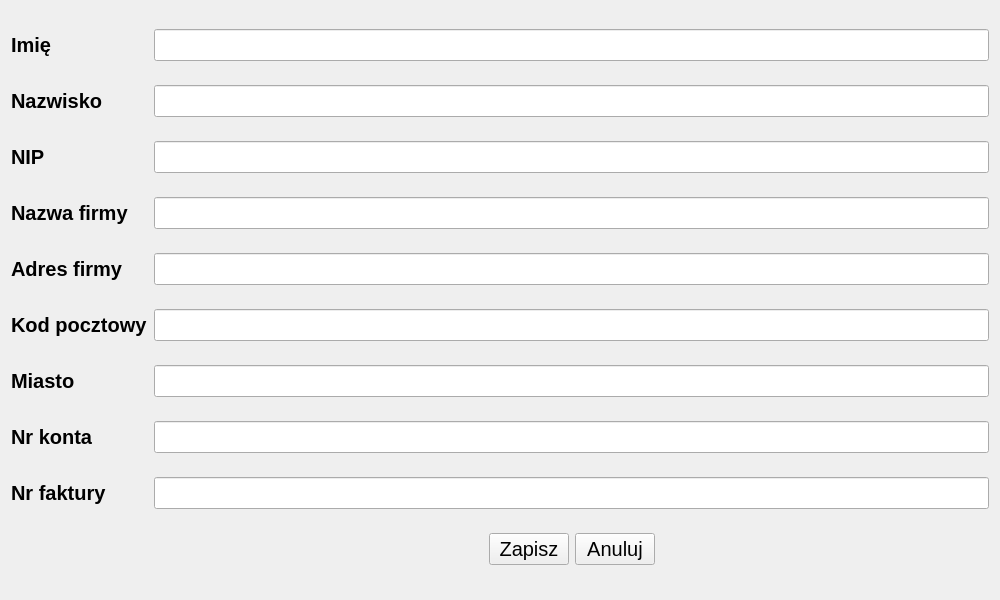
<?xml version="1.0" encoding="UTF-8"?>
<ui version="4.0">
 <class>SettingsWindow</class>
 <widget class="QWidget" name="SettingsWindow">
  <property name="geometry">
   <rect>
    <x>0</x>
    <y>0</y>
    <width>1000</width>
    <height>600</height>
   </rect>
  </property>
  <property name="windowTitle">
   <string>Form</string>
  </property>
  <layout class="QGridLayout" name="gridLayout">
   <item row="0" column="0">
    <widget class="QLabel" name="label_9">
     <property name="font">
      <font>
       <pointsize>15</pointsize>
       <weight>75</weight>
       <bold>true</bold>
      </font>
     </property>
     <property name="layoutDirection">
      <enum>Qt::LeftToRight</enum>
     </property>
     <property name="text">
      <string>Imię</string>
     </property>
    </widget>
   </item>
   <item row="0" column="1">
    <widget class="QLineEdit" name="lineEdit_7">
     <property name="sizePolicy">
      <sizepolicy hsizetype="Preferred" vsizetype="Fixed">
       <horstretch>0</horstretch>
       <verstretch>0</verstretch>
      </sizepolicy>
     </property>
     <property name="font">
      <font>
       <pointsize>15</pointsize>
      </font>
     </property>
    </widget>
   </item>
   <item row="1" column="0">
    <widget class="QLabel" name="label">
     <property name="font">
      <font>
       <pointsize>15</pointsize>
       <weight>75</weight>
       <bold>true</bold>
      </font>
     </property>
     <property name="layoutDirection">
      <enum>Qt::LeftToRight</enum>
     </property>
     <property name="text">
      <string>Nazwisko</string>
     </property>
    </widget>
   </item>
   <item row="1" column="1">
    <widget class="QLineEdit" name="lineEdit_9">
     <property name="sizePolicy">
      <sizepolicy hsizetype="Preferred" vsizetype="Fixed">
       <horstretch>0</horstretch>
       <verstretch>0</verstretch>
      </sizepolicy>
     </property>
     <property name="font">
      <font>
       <pointsize>15</pointsize>
      </font>
     </property>
    </widget>
   </item>
   <item row="2" column="0">
    <widget class="QLabel" name="label_7">
     <property name="font">
      <font>
       <pointsize>15</pointsize>
       <weight>75</weight>
       <bold>true</bold>
      </font>
     </property>
     <property name="layoutDirection">
      <enum>Qt::LeftToRight</enum>
     </property>
     <property name="text">
      <string>NIP</string>
     </property>
    </widget>
   </item>
   <item row="2" column="1">
    <widget class="QLineEdit" name="lineEdit_8">
     <property name="sizePolicy">
      <sizepolicy hsizetype="Preferred" vsizetype="Fixed">
       <horstretch>0</horstretch>
       <verstretch>0</verstretch>
      </sizepolicy>
     </property>
     <property name="font">
      <font>
       <pointsize>15</pointsize>
      </font>
     </property>
    </widget>
   </item>
   <item row="3" column="0">
    <widget class="QLabel" name="label_8">
     <property name="font">
      <font>
       <pointsize>15</pointsize>
       <weight>75</weight>
       <bold>true</bold>
      </font>
     </property>
     <property name="layoutDirection">
      <enum>Qt::LeftToRight</enum>
     </property>
     <property name="text">
      <string>Nazwa firmy</string>
     </property>
    </widget>
   </item>
   <item row="3" column="1">
    <widget class="QLineEdit" name="lineEdit">
     <property name="sizePolicy">
      <sizepolicy hsizetype="Preferred" vsizetype="Fixed">
       <horstretch>0</horstretch>
       <verstretch>0</verstretch>
      </sizepolicy>
     </property>
     <property name="font">
      <font>
       <pointsize>15</pointsize>
      </font>
     </property>
    </widget>
   </item>
   <item row="4" column="0">
    <widget class="QLabel" name="label_2">
     <property name="font">
      <font>
       <pointsize>15</pointsize>
       <weight>75</weight>
       <bold>true</bold>
      </font>
     </property>
     <property name="layoutDirection">
      <enum>Qt::LeftToRight</enum>
     </property>
     <property name="text">
      <string>Adres firmy</string>
     </property>
    </widget>
   </item>
   <item row="4" column="1">
    <widget class="QLineEdit" name="lineEdit_2">
     <property name="sizePolicy">
      <sizepolicy hsizetype="Preferred" vsizetype="Fixed">
       <horstretch>0</horstretch>
       <verstretch>0</verstretch>
      </sizepolicy>
     </property>
     <property name="font">
      <font>
       <pointsize>15</pointsize>
      </font>
     </property>
    </widget>
   </item>
   <item row="5" column="0">
    <widget class="QLabel" name="label_4">
     <property name="font">
      <font>
       <pointsize>15</pointsize>
       <weight>75</weight>
       <bold>true</bold>
      </font>
     </property>
     <property name="layoutDirection">
      <enum>Qt::LeftToRight</enum>
     </property>
     <property name="text">
      <string>Kod pocztowy</string>
     </property>
    </widget>
   </item>
   <item row="5" column="1">
    <widget class="QLineEdit" name="lineEdit_4">
     <property name="sizePolicy">
      <sizepolicy hsizetype="Preferred" vsizetype="Fixed">
       <horstretch>0</horstretch>
       <verstretch>0</verstretch>
      </sizepolicy>
     </property>
     <property name="font">
      <font>
       <pointsize>15</pointsize>
      </font>
     </property>
    </widget>
   </item>
   <item row="6" column="0">
    <widget class="QLabel" name="label_3">
     <property name="font">
      <font>
       <pointsize>15</pointsize>
       <weight>75</weight>
       <bold>true</bold>
      </font>
     </property>
     <property name="layoutDirection">
      <enum>Qt::LeftToRight</enum>
     </property>
     <property name="text">
      <string>Miasto</string>
     </property>
    </widget>
   </item>
   <item row="6" column="1">
    <widget class="QLineEdit" name="lineEdit_3">
     <property name="sizePolicy">
      <sizepolicy hsizetype="Preferred" vsizetype="Fixed">
       <horstretch>0</horstretch>
       <verstretch>0</verstretch>
      </sizepolicy>
     </property>
     <property name="font">
      <font>
       <pointsize>15</pointsize>
      </font>
     </property>
    </widget>
   </item>
   <item row="7" column="0">
    <widget class="QLabel" name="label_6">
     <property name="font">
      <font>
       <pointsize>15</pointsize>
       <weight>75</weight>
       <bold>true</bold>
      </font>
     </property>
     <property name="layoutDirection">
      <enum>Qt::LeftToRight</enum>
     </property>
     <property name="text">
      <string>Nr konta</string>
     </property>
    </widget>
   </item>
   <item row="7" column="1">
    <widget class="QLineEdit" name="lineEdit_6">
     <property name="sizePolicy">
      <sizepolicy hsizetype="Preferred" vsizetype="Fixed">
       <horstretch>0</horstretch>
       <verstretch>0</verstretch>
      </sizepolicy>
     </property>
     <property name="font">
      <font>
       <pointsize>15</pointsize>
      </font>
     </property>
    </widget>
   </item>
   <item row="8" column="0">
    <widget class="QLabel" name="label_5">
     <property name="font">
      <font>
       <pointsize>15</pointsize>
       <weight>75</weight>
       <bold>true</bold>
      </font>
     </property>
     <property name="layoutDirection">
      <enum>Qt::LeftToRight</enum>
     </property>
     <property name="text">
      <string>Nr faktury</string>
     </property>
    </widget>
   </item>
   <item row="8" column="1">
    <widget class="QLineEdit" name="lineEdit_5">
     <property name="sizePolicy">
      <sizepolicy hsizetype="Preferred" vsizetype="Fixed">
       <horstretch>0</horstretch>
       <verstretch>0</verstretch>
      </sizepolicy>
     </property>
     <property name="font">
      <font>
       <pointsize>15</pointsize>
      </font>
     </property>
    </widget>
   </item>
   <item row="9" column="1">
    <layout class="QHBoxLayout" name="horizontalLayout">
     <item>
      <spacer name="horizontalSpacer">
       <property name="orientation">
        <enum>Qt::Horizontal</enum>
       </property>
       <property name="sizeHint" stdset="0">
        <size>
         <width>40</width>
         <height>20</height>
        </size>
       </property>
      </spacer>
     </item>
     <item>
      <widget class="QPushButton" name="pushButton_2">
       <property name="sizePolicy">
        <sizepolicy hsizetype="Preferred" vsizetype="Fixed">
         <horstretch>0</horstretch>
         <verstretch>0</verstretch>
        </sizepolicy>
       </property>
       <property name="font">
        <font>
         <pointsize>15</pointsize>
        </font>
       </property>
       <property name="text">
        <string>Zapisz</string>
       </property>
       <property name="icon">
        <iconset>
         <normaloff>../images/icons8-zapisz-30.png</normaloff>../images/icons8-zapisz-30.png</iconset>
       </property>
       <property name="iconSize">
        <size>
         <width>30</width>
         <height>30</height>
        </size>
       </property>
      </widget>
     </item>
     <item>
      <widget class="QPushButton" name="pushButton">
       <property name="sizePolicy">
        <sizepolicy hsizetype="Preferred" vsizetype="Fixed">
         <horstretch>0</horstretch>
         <verstretch>0</verstretch>
        </sizepolicy>
       </property>
       <property name="font">
        <font>
         <pointsize>15</pointsize>
        </font>
       </property>
       <property name="text">
        <string>Anuluj</string>
       </property>
       <property name="icon">
        <iconset>
         <normaloff>../images/icons8-anuluj-30.png</normaloff>../images/icons8-anuluj-30.png</iconset>
       </property>
       <property name="iconSize">
        <size>
         <width>30</width>
         <height>30</height>
        </size>
       </property>
      </widget>
     </item>
     <item>
      <spacer name="horizontalSpacer_2">
       <property name="orientation">
        <enum>Qt::Horizontal</enum>
       </property>
       <property name="sizeHint" stdset="0">
        <size>
         <width>40</width>
         <height>20</height>
        </size>
       </property>
      </spacer>
     </item>
    </layout>
   </item>
  </layout>
 </widget>
 <resources/>
 <connections/>
</ui>
